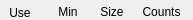
      <widget class="QWidget" name="widget_3" native="true">
       <property name="maximumSize">
        <size>
         <width>16777215</width>
         <height>20</height>
        </size>
       </property>
       <widget class="caLabel" name="caLabel_16">
        <property name="geometry">
         <rect>
          <x>139</x>
          <y>4</y>
          <width>45</width>
          <height>15</height>
         </rect>
        </property>
        <property name="frameShape">
         <enum>QFrame::NoFrame</enum>
        </property>
        <property name="text">
         <string>Counts</string>
        </property>
        <property name="alignment">
         <set>Qt::AlignAbsolute|Qt::AlignCenter|Qt::AlignHCenter|Qt::AlignVCenter</set>
        </property>
        <property name="fontScaleMode">
         <enum>ESimpleLabel::WidthAndHeight</enum>
        </property>
        <property name="foreground">
         <color>
          <red>0</red>
          <green>0</green>
          <blue>0</blue>
         </color>
        </property>
        <property name="background">
         <color alpha="0">
          <red>0</red>
          <green>0</green>
          <blue>0</blue>
         </color>
        </property>
       </widget>
       <widget class="caLabel" name="caLabel_17">
        <property name="geometry">
         <rect>
          <x>48</x>
          <y>4</y>
          <width>40</width>
          <height>15</height>
         </rect>
        </property>
        <property name="frameShape">
         <enum>QFrame::NoFrame</enum>
        </property>
        <property name="text">
         <string>Min</string>
        </property>
        <property name="alignment">
         <set>Qt::AlignAbsolute|Qt::AlignCenter|Qt::AlignHCenter|Qt::AlignVCenter</set>
        </property>
        <property name="fontScaleMode">
         <enum>ESimpleLabel::WidthAndHeight</enum>
        </property>
        <property name="foreground">
         <color>
          <red>0</red>
          <green>0</green>
          <blue>0</blue>
         </color>
        </property>
        <property name="background">
         <color alpha="0">
          <red>0</red>
          <green>0</green>
          <blue>0</blue>
         </color>
        </property>
       </widget>
       <widget class="caLabel" name="caLabel_18">
        <property name="geometry">
         <rect>
          <x>92</x>
          <y>4</y>
          <width>40</width>
          <height>15</height>
         </rect>
        </property>
        <property name="frameShape">
         <enum>QFrame::NoFrame</enum>
        </property>
        <property name="text">
         <string>Size</string>
        </property>
        <property name="alignment">
         <set>Qt::AlignAbsolute|Qt::AlignCenter|Qt::AlignHCenter|Qt::AlignVCenter</set>
        </property>
        <property name="fontScaleMode">
         <enum>ESimpleLabel::WidthAndHeight</enum>
        </property>
        <property name="foreground">
         <color>
          <red>0</red>
          <green>0</green>
          <blue>0</blue>
         </color>
        </property>
        <property name="background">
         <color alpha="0">
          <red>0</red>
          <green>0</green>
          <blue>0</blue>
         </color>
        </property>
       </widget>
       <widget class="caLabel" name="caLabel_19">
        <property name="geometry">
         <rect>
          <x>0</x>
          <y>5</y>
          <width>40</width>
          <height>15</height>
         </rect>
        </property>
        <property name="frameShape">
         <enum>QFrame::NoFrame</enum>
        </property>
        <property name="text">
         <string>Use</string>
        </property>
        <property name="alignment">
         <set>Qt::AlignAbsolute|Qt::AlignCenter|Qt::AlignHCenter|Qt::AlignVCenter</set>
        </property>
        <property name="fontScaleMode">
         <enum>ESimpleLabel::WidthAndHeight</enum>
        </property>
        <property name="foreground">
         <color>
          <red>0</red>
          <green>0</green>
          <blue>0</blue>
         </color>
        </property>
        <property name="background">
         <color alpha="0">
          <red>0</red>
          <green>0</green>
          <blue>0</blue>
         </color>
        </property>
       </widget>
      </widget>
